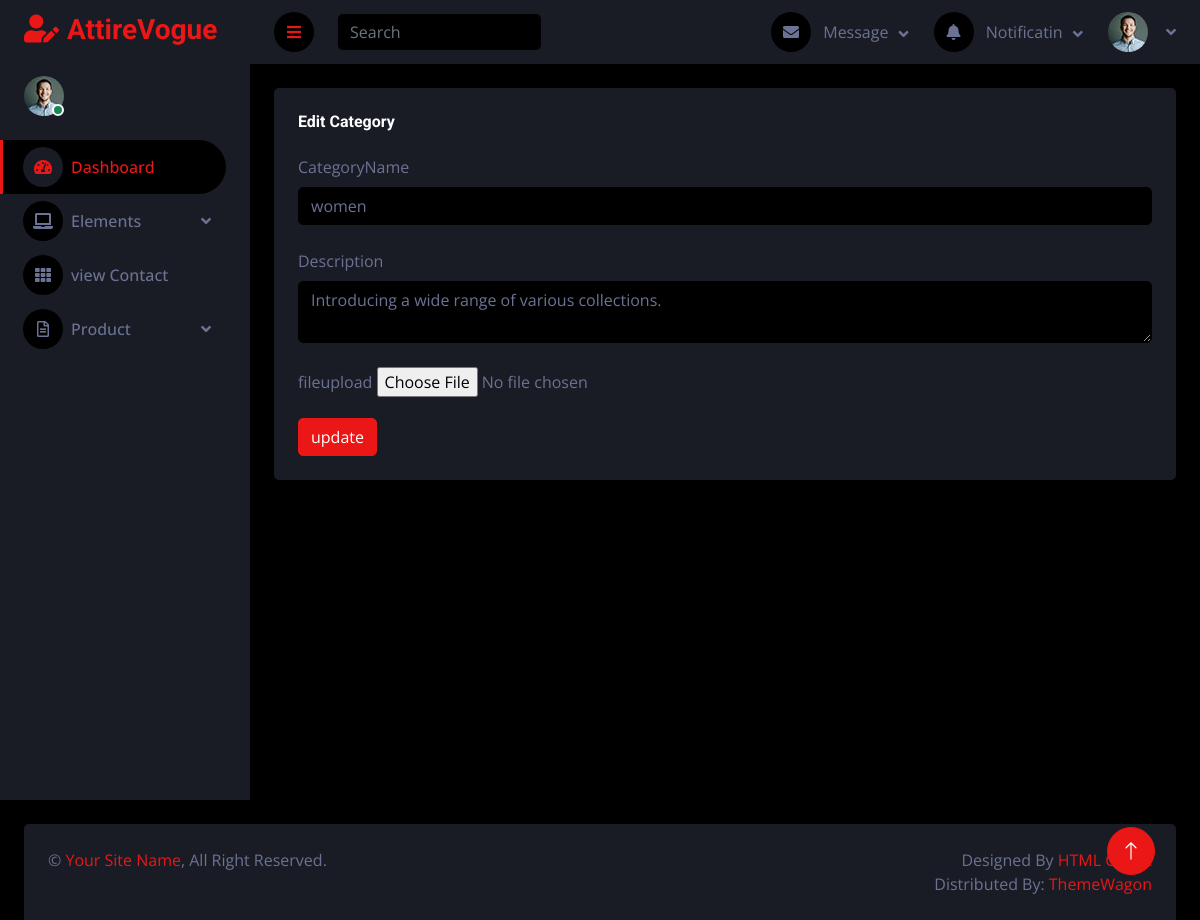
Page /laModa/edit_category/1/ on the committed database.
### laModa/models.py (models this page shows)
class category_db(models.Model):
    CategoryName=models.CharField(max_length=100,null=True,blank=True)
    Description=models.TextField(max_length=100,null=True,blank=True)
    Imageupload=models.ImageField(upload_to="Imageupload",null=True,blank=True)

### laModa/views.py (the view)
# urls.py: path('edit_category/<int:cat_id>/',views.edit_category,name="edit_category"),
def edit_category(request,cat_id):
    data=category_db.objects.get(id=cat_id)
    return render(request,"edit_category.html",{'data':data})

### laModa/templates/edit_category.html (shortened to what this page needs)
<!DOCTYPE html>
{% extends 'index.html' %}
{% block content %}
<html lang="en">
<head>
</head>
<body>
<div class="col-sm-12 col-xl-12">
                        <div class="bg-secondary rounded h-800 p-4">
                            <h6 class="mb-4">Edit Category</h6>
                            <form method="post" action="{% url 'update_category' cat_id=data.id %}" enctype="multipart/form-data">
                                <div class="mb-3">
                                    <label for="exampleInputCategoryName" class="form-label">CategoryName</label>
                                    <input type="text" class="form-control" id="exampleInputCategoryName" name="CategoryName" value="{{data.CategoryName}}"><br>
                                    <label for="exampleInputDescription" class="form-label">Description</label>
                                    <textarea  class="form-control" id="exampleInputDescription" name="Description">{{data.Description}}</textarea><br>
                                    <label for="exampleInputFileupload" class="form-label" >fileupload</label>
                                    <input type="file" name="Imageupload" id="exampleInputFileupload" value="{{data.Imageupload}}" >
                                </div>
                                <button type="submit" class="btn btn-primary">update</button>
                            </form>
                        </div>
                    </div>
</body>
</html>
{% endblock %}

### laModa/static/new_folder/css/style.css (style rules this page uses)
:root { --primary: #EB1616; --secondary: #191C24; --light: #6C7293; --dark: #000000; }
.btn { transition: .5s; }

### rows in the picture
category_db: CategoryName "women", Description "Introducing a wide range of various collections."
